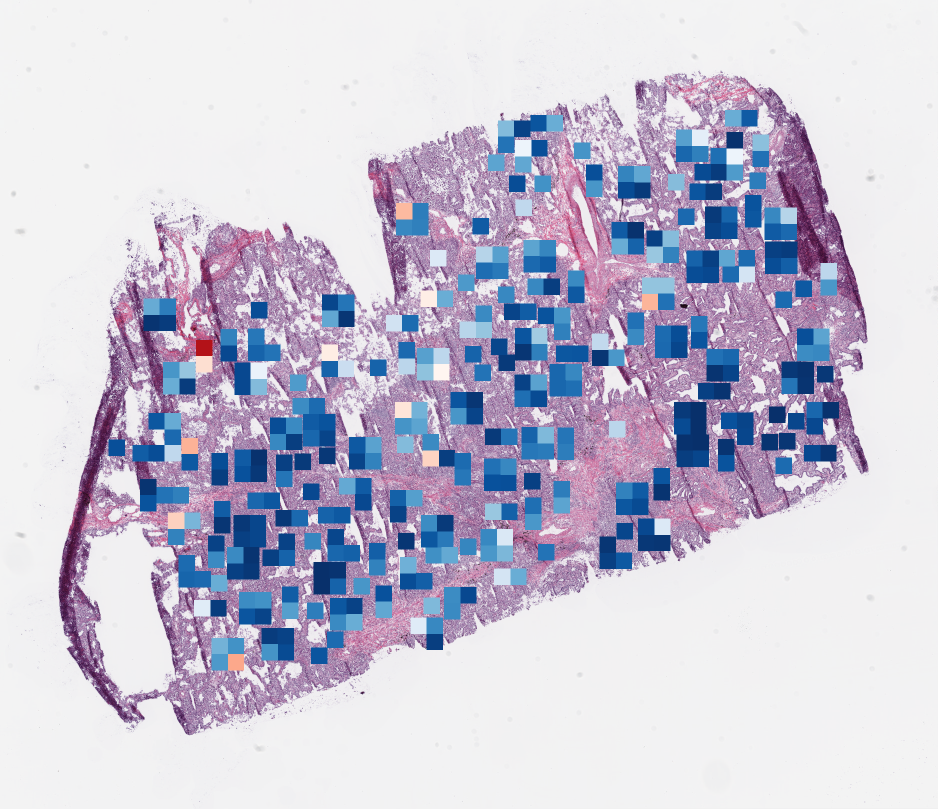
#> input picture visualization/TCGA-44-2666-01A-01-BS1.png, 1875 x 1617 px, given in place of xx.jpg, which was not available (shown at 1/2 size)
$ python color_normalize.py   (older library calls are emulated)
#> lines starting #> are read from the running program, lines starting #| are printed output that depends on the picture; pictures that were not available may be replaced by others from this repository, and a replacement may not be noted
#> further down, img is the input picture: shape (1617, 1875, 3); mean R, G, B 196.8, 195.4, 213.7
import argparse
import numpy as np
from PIL import Image


def normalizeStaining(img, Io=240, alpha=1, beta=0.15):
    ''' Normalize staining appearence of H&E stained images
    Params:
        I: RGB input image
        Io: (optional) transmitted light intensity
    Return:
        Inorm: normalized image
        H: hematoxylin image
        E: eosin image

    Reference:
        A method for normalizing histology slides for quantitative analysis. M.
        Macenko et al., ISBI 2009
    '''
#> called with Io = 240, alpha = 1, beta = 0.15

    HERef = np.array([[0.5626, 0.2159],
                      [0.7201, 0.8012],
                      [0.4062, 0.5581]])

    maxCRef = np.array([1.9705, 1.0308])

    # define height and width of image
    h, w, c = img.shape
#> h = 1617; w = 1875; c = 3
    # reshape image
    img = img.reshape((-1,3))
    # calculate optical density
    OD = -np.log((img.astype(np.float)+1)/Io)
    # remove transparent pixels
    ODhat = OD[~np.any(OD<beta, axis=1)]
    # compute eigenvectors
    eigvals, eigvecs = np.linalg.eigh(np.cov(ODhat.T))
#> eigvals = [0.00135, 0.122, 1.3]; eigvecs = [[0.0565, -0.225, -0.973], [-0.532, 0.818, -0.22], [0.845, 0.53, -0.0735]]
    #project on the plane spanned by the eigenvectors corresponding to the two largest eigenvalues.
    That = ODhat.dot(eigvecs[:,1:3])
#> That = 977312 pairs, first value 0.173 to 3.94, second value -3.61 to -0.195
    phi = np.arctan2(That[:,1],That[:,0])
    minPhi = np.percentile(phi, alpha)
#> minPhi = -1.46
    maxPhi = np.percentile(phi, 100-alpha)
#> maxPhi = -0.472
    vMin = eigvecs[:,1:3].dot(np.array([(np.cos(minPhi), np.sin(minPhi))]).T)
#> vMin = [0.941, 0.311, 0.133]
    vMax = eigvecs[:,1:3].dot(np.array([(np.cos(maxPhi), np.sin(maxPhi))]).T)
#> vMax = [0.242, 0.828, 0.505]
    # a heuristic to make the vector corresponding to hematoxylin first and the
    # one corresponding to eosin second
    if vMin[0] > vMax[0]:
        HE = np.array((vMin[:,0], vMax[:,0])).T
#> HE = [[0.941, 0.242], [0.311, 0.828], [0.133, 0.505]]
    else:
        HE = np.array((vMax[:,0], vMin[:,0])).T
    # rows correspond to channels (RGB), columns to OD values
    Y = np.reshape(OD, (-1, 3)).T
    # determine concentrations of the individual stains
    C = np.linalg.lstsq(HE,Y, rcond=None)[0]
    # normalize stain concentrations
    maxC = np.array([np.percentile(C[0,:], 99), np.percentile(C[1,:],99)])
#> maxC = [3.46, 1.61]
    tmp = np.divide(maxC,maxCRef)
#> tmp = [1.76, 1.56]
    C2 = np.divide(C,tmp[:, np.newaxis])
    # recreate the image using reference mixing matrix
    Inorm = np.multiply(Io, np.exp(-HERef.dot(C2)))
    Inorm = np.minimum(Inorm, 255)
    Inorm = np.reshape(Inorm.T, (h, w, 3)).astype(np.uint8)
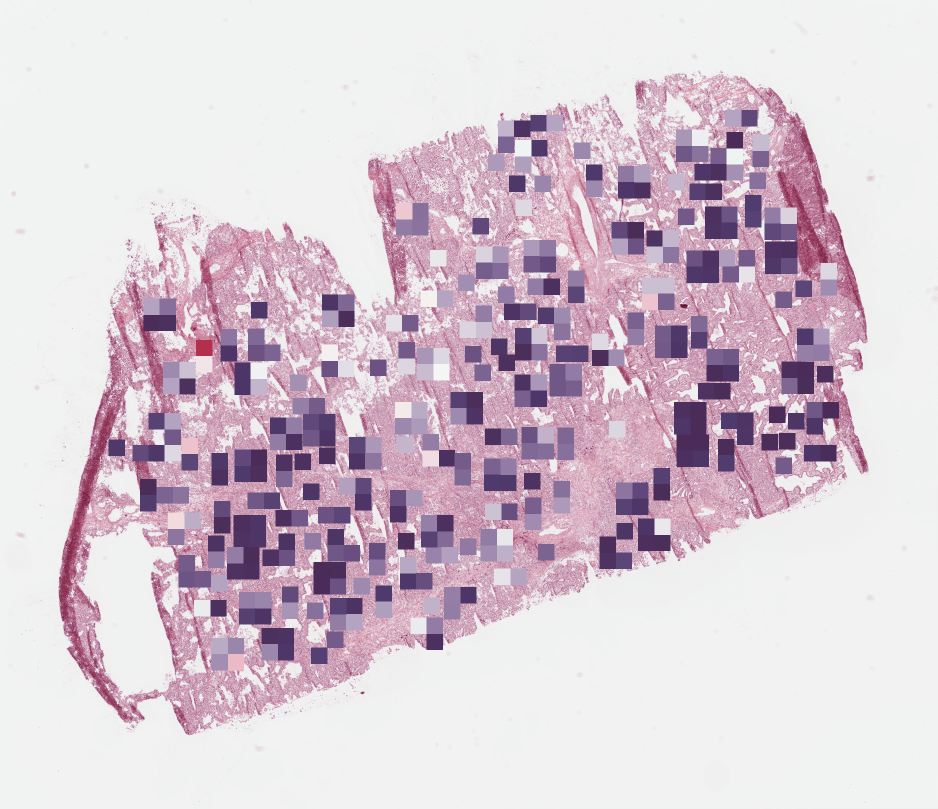
#> Inorm: shape (1617, 1875, 3) (shown at 1/2 size); mean of channels 0, 1, 2 215.2, 200.9, 211.7; drawn as R, G, B
    # unmix hematoxylin and eosin
    H = np.multiply(Io, np.exp(np.expand_dims(-HERef[:,0], axis=1).dot(np.expand_dims(C2[0,:], axis=0))))
    H = np.minimum(H, 255)
    H = np.reshape(H.T, (h, w, 3)).astype(np.uint8)
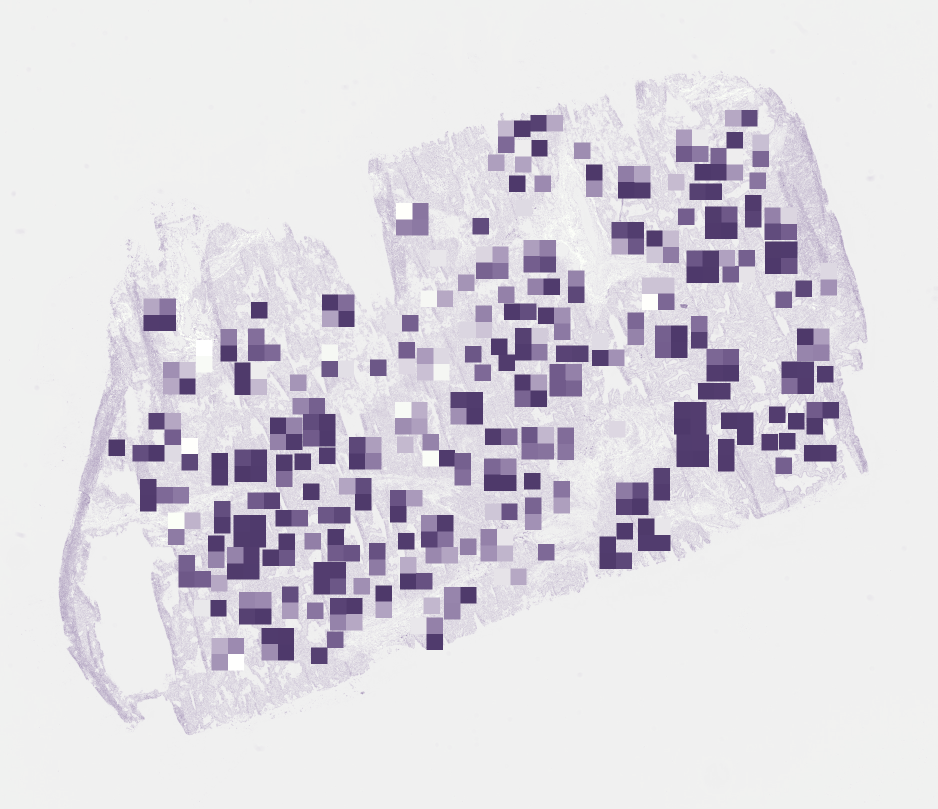
#> H: shape (1617, 1875, 3) (shown at 1/2 size); mean of channels 0, 1, 2 220.2, 216.8, 224.4; drawn as R, G, B
    E = np.multiply(Io, np.exp(np.expand_dims(-HERef[:,1], axis=1).dot(np.expand_dims(C2[1,:], axis=0))))
    E = np.minimum(E, 255)
    E = np.reshape(E.T, (h, w, 3)).astype(np.uint8)
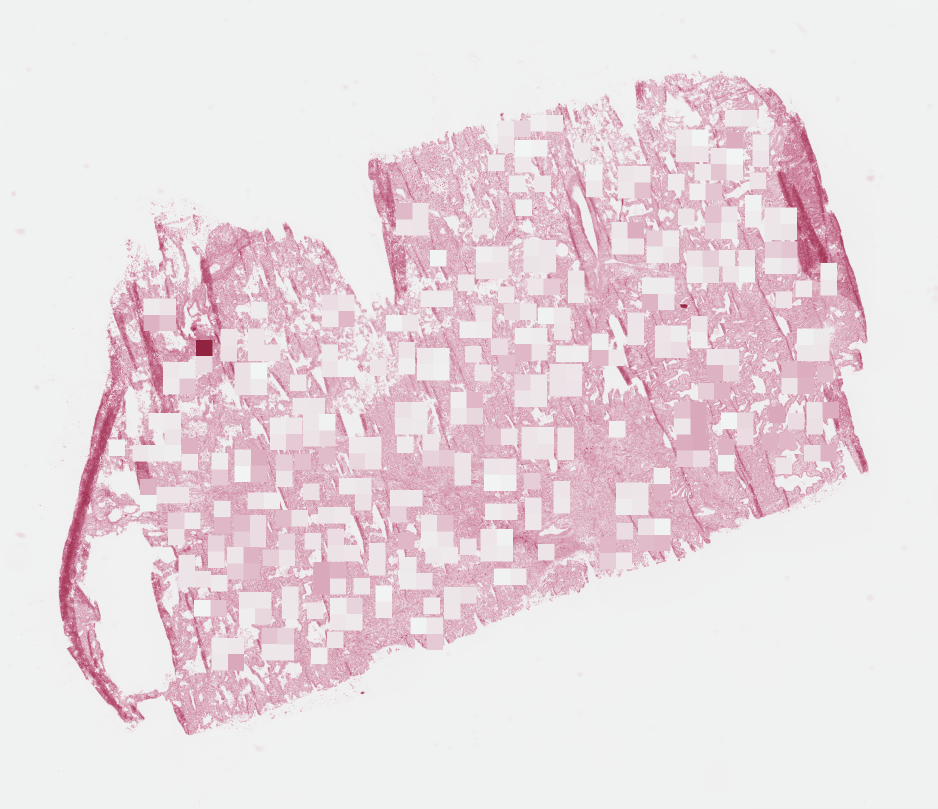
#> E: shape (1617, 1875, 3) (shown at 1/2 size); mean of channels 0, 1, 2 233.5, 220.4, 225.3; drawn as R, G, B

    return Inorm, H, E


if __name__=='__main__':
    imageFile = '/home/gjf/tmb/xx.jpg'
    Io = 240
    alpha = 1
    beta = 0.15

    img = np.array(Image.open(imageFile))

    Inorm, Hnorm, Enorm = normalizeStaining(img = img,
                      Io = Io,
                      alpha = alpha,
                      beta = beta)
    Image.fromarray(Inorm).save('/home/gjf/tmb/norm.jpg')
    # Image.fromarray(Hnorm).save('/home/gjf/tmb/dataset/h_norm.jpg')
    # Image.fromarray(Enorm).save('/home/gjf/tmb/dataset/e_norm.jpg')
